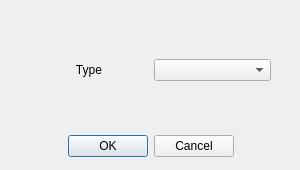
<?xml version="1.0" encoding="UTF-8"?>
<ui version="4.0">
 <class>Dialog</class>
 <widget class="QDialog" name="Dialog">
  <property name="geometry">
   <rect>
    <x>0</x>
    <y>0</y>
    <width>300</width>
    <height>170</height>
   </rect>
  </property>
  <property name="maximumSize">
   <size>
    <width>300</width>
    <height>170</height>
   </size>
  </property>
  <property name="windowTitle">
   <string>Dialog</string>
  </property>
  <widget class="QDialogButtonBox" name="buttonBox">
   <property name="geometry">
    <rect>
     <x>60</x>
     <y>130</y>
     <width>181</width>
     <height>32</height>
    </rect>
   </property>
   <property name="orientation">
    <enum>Qt::Horizontal</enum>
   </property>
   <property name="standardButtons">
    <set>QDialogButtonBox::Cancel|QDialogButtonBox::Ok</set>
   </property>
   <property name="centerButtons">
    <bool>true</bool>
   </property>
  </widget>
  <widget class="QWidget" name="gridLayoutWidget">
   <property name="geometry">
    <rect>
     <x>30</x>
     <y>10</y>
     <width>241</width>
     <height>120</height>
    </rect>
   </property>
   <layout class="QGridLayout" name="gridLayout">
    <item row="0" column="0">
     <widget class="QLabel" name="label">
      <property name="focusPolicy">
       <enum>Qt::StrongFocus</enum>
      </property>
      <property name="text">
       <string>Type</string>
      </property>
      <property name="alignment">
       <set>Qt::AlignCenter</set>
      </property>
     </widget>
    </item>
    <item row="0" column="1">
     <widget class="QComboBox" name="baudRate"/>
    </item>
   </layout>
  </widget>
 </widget>
 <resources/>
 <connections>
  <connection>
   <sender>buttonBox</sender>
   <signal>accepted()</signal>
   <receiver>Dialog</receiver>
   <slot>accept()</slot>
   <hints>
    <hint type="sourcelabel">
     <x>248</x>
     <y>254</y>
    </hint>
    <hint type="destinationlabel">
     <x>157</x>
     <y>274</y>
    </hint>
   </hints>
  </connection>
  <connection>
   <sender>buttonBox</sender>
   <signal>rejected()</signal>
   <receiver>Dialog</receiver>
   <slot>reject()</slot>
   <hints>
    <hint type="sourcelabel">
     <x>316</x>
     <y>260</y>
    </hint>
    <hint type="destinationlabel">
     <x>286</x>
     <y>274</y>
    </hint>
   </hints>
  </connection>
 </connections>
</ui>
